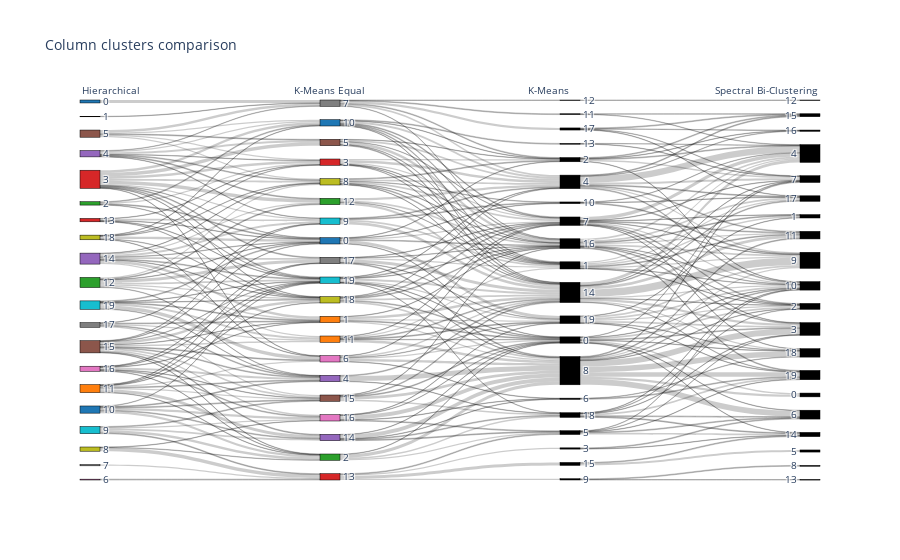

The code cell stored with this chart in its notebook:
### Markdown cell above
Comparing the resulting feature clusters:

### Code cell
labels_list = []
labels_names = []
for approach, labels in partitioning_labels.items():
    if approach != "Hier. Inv. Corr.":
        labels_list.append(labels.tolist())
        labels_names.append(approach)
sankey_plot(labels_list, labels_names, title="Column clusters comparison")

### Figure 1 — Plotly figure (JSON) as saved in the notebook; plotly's stock layout.template omitted (floating-point values rounded to 4 significant figures; data arrays with more than 128 entries replaced by an {"elided": "..."} marker saying what was removed)
{"data": [{"link": {"source": {"elided": "325 int values"}, "target": {"elided": "325 int values"}, "value": {"elided": "325 int values"}}, "node": {"color": ["#1f77b4", "#ff7f0e", "#2ca02c", "#d62728", "#9467bd", "#8c564b", "#e377c2", "#7f7f7f", "#bcbd22", "#17becf", "#1f77b4", "#ff7f0e", "#2ca02c", "#d62728", "#9467bd", "#8c564b", "#e377c2", "#7f7f7f", "#bcbd22", "#17becf", "#1f77b4", "#ff7f0e", "#2ca02c", "#d62728", "#9467bd", "#8c564b", "#e377c2", "#7f7f7f", "#bcbd22", "#17becf", "#1f77b4", "#ff7f0e", "#2ca02c", "#d62728", "#9467bd", "#8c564b", "#e377c2", "#7f7f7f", "#bcbd22", "#17becf"], "label": ["0", "1", "2", "3", "4", "5", "6", "7", "8", "9", "10", "11", "12", "13", "14", "15", "16", "17", "18", "19", "0", "1", "2", "3", "4", "5", "6", "7", "8", "9", "10", "11", "12", "13", "14", "15", "16", "17", "18", "19", "0", "1", "2", "3", "4", "5", "6", "7", "8", "9", "10", "11", "12", "13", "14", "15", "16", "17", "18", "19", "0", "1", "2", "3", "4", "5", "6", "7", "8", "9", "10", "11", "12", "13", "14", "15", "16", "17", "18", "19"], "line": {"color": "black", "width": 0.5}, "pad": 15, "thickness": 20}, "type": "sankey"}], "layout": {"annotations": [{"showarrow": false, "text": "Hierarchical", "x": 0, "xref": "x", "y": 1.05, "yref": "paper"}, {"showarrow": false, "text": "K-Means Equal", "x": 1, "xref": "x", "y": 1.05, "yref": "paper"}, {"showarrow": false, "text": "K-Means", "x": 2, "xref": "x", "y": 1.05, "yref": "paper"}, {"showarrow": false, "text": "Spectral Bi-Clustering", "x": 3, "xref": "x", "y": 1.05, "yref": "paper"}], "font": {"size": 10}, "plot_bgcolor": "rgba(0,0,0,0)", "title": {"text": "Column clusters comparison"}, "xaxis": {"showgrid": false, "visible": false, "zeroline": false}, "yaxis": {"showgrid": false, "visible": false, "zeroline": false}}}
